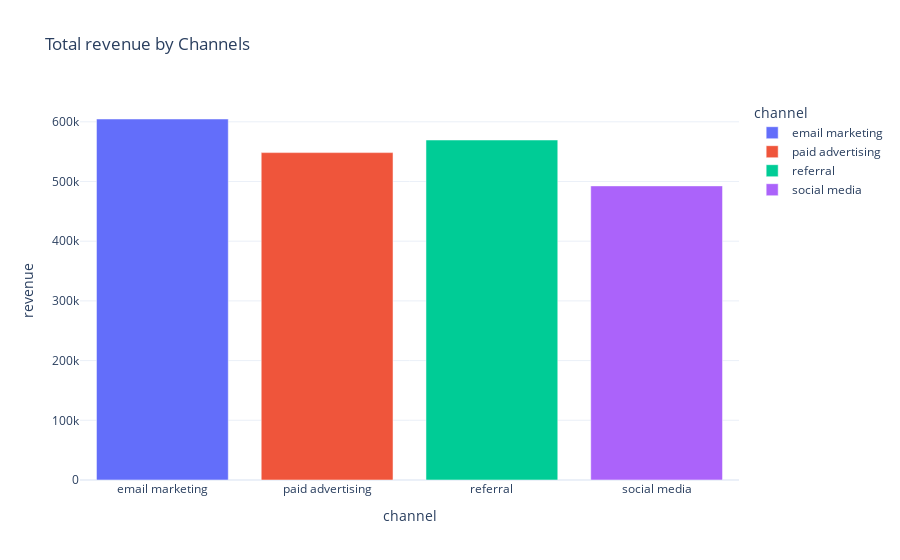

Source (notebook cell):
### Code cell
fig = px.bar(total_revenue_by_channel, x = total_revenue_by_channel['channel'],
              y = total_revenue_by_channel['revenue'],
             title = 'Total revenue by Channels',
             color = 'channel')
fig.show()

### Figure 1 — Plotly figure (JSON) as saved in the notebook; plotly's stock layout.template omitted (floating-point values rounded to 4 significant figures)
{"data": [{"alignmentgroup": "True", "hovertemplate": "channel=%{x}<br>revenue=%{y}<extra></extra>", "legendgroup": "email marketing", "marker": {"color": "#636efa", "pattern": {"shape": ""}}, "name": "email marketing", "offsetgroup": "email marketing", "orientation": "v", "showlegend": true, "textposition": "auto", "type": "bar", "x": ["email marketing"], "xaxis": "x", "y": [604706], "yaxis": "y"}, {"alignmentgroup": "True", "hovertemplate": "channel=%{x}<br>revenue=%{y}<extra></extra>", "legendgroup": "paid advertising", "marker": {"color": "#EF553B", "pattern": {"shape": ""}}, "name": "paid advertising", "offsetgroup": "paid advertising", "orientation": "v", "showlegend": true, "textposition": "auto", "type": "bar", "x": ["paid advertising"], "xaxis": "x", "y": [548396], "yaxis": "y"}, {"alignmentgroup": "True", "hovertemplate": "channel=%{x}<br>revenue=%{y}<extra></extra>", "legendgroup": "referral", "marker": {"color": "#00cc96", "pattern": {"shape": ""}}, "name": "referral", "offsetgroup": "referral", "orientation": "v", "showlegend": true, "textposition": "auto", "type": "bar", "x": ["referral"], "xaxis": "x", "y": [569552], "yaxis": "y"}, {"alignmentgroup": "True", "hovertemplate": "channel=%{x}<br>revenue=%{y}<extra></extra>", "legendgroup": "social media", "marker": {"color": "#ab63fa", "pattern": {"shape": ""}}, "name": "social media", "offsetgroup": "social media", "orientation": "v", "showlegend": true, "textposition": "auto", "type": "bar", "x": ["social media"], "xaxis": "x", "y": [492667], "yaxis": "y"}], "layout": {"barmode": "relative", "legend": {"title": {"text": "channel"}, "tracegroupgap": 0}, "title": {"text": "Total revenue by Channels"}, "xaxis": {"anchor": "y", "categoryarray": ["email marketing", "paid advertising", "referral", "social media"], "categoryorder": "array", "domain": [0, 1], "title": {"text": "channel"}}, "yaxis": {"anchor": "x", "domain": [0, 1], "title": {"text": "revenue"}}}}
